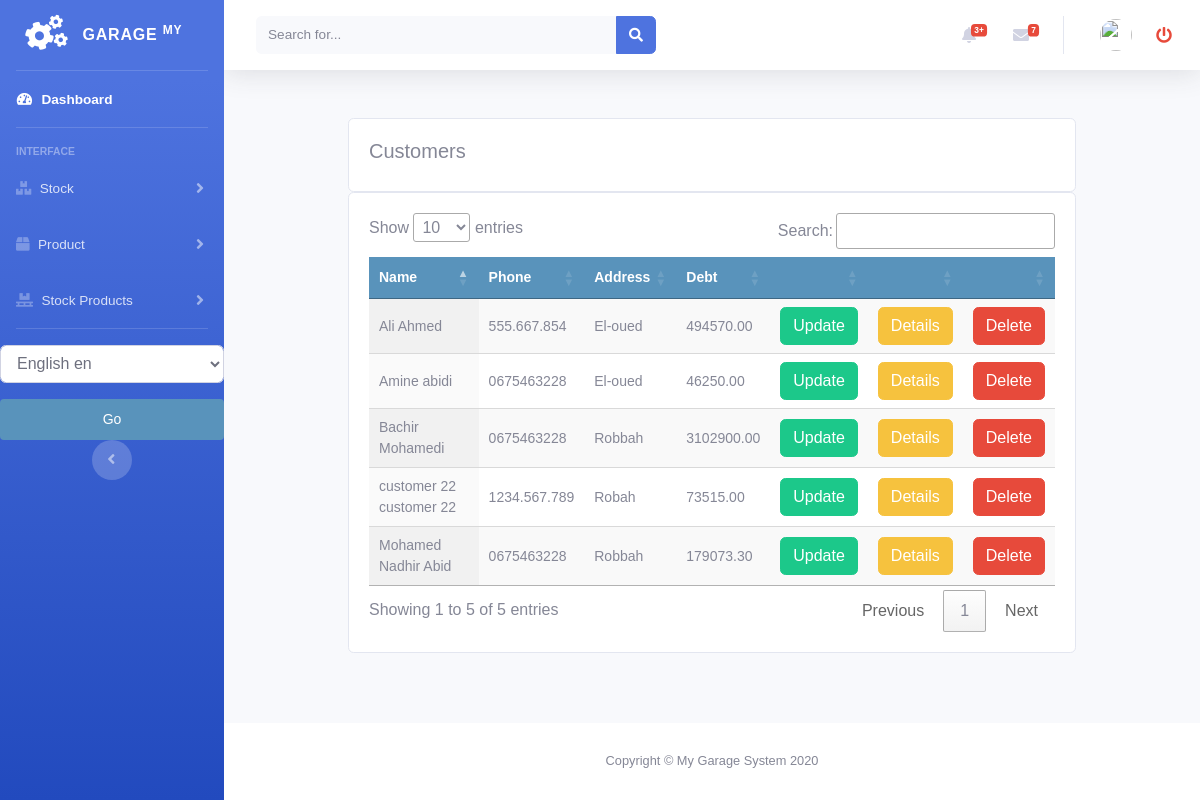
Page /customer/customer_list on the committed database.
### customer/models.py (models this page shows, shortened)
class Customer(models.Model):
    firstname = models.CharField(max_length=250, null=True)
    lastname = models.CharField(max_length=250, null=True)
    address = models.CharField(max_length=200, null=True)
    phone = models.CharField(max_length=200, null=True)
    date_created = models.DateTimeField(auto_now_add=True, null=True)
    date_updated = models.DateTimeField(auto_now=True)
    date_joined = models.DateField(null=True)
    enterprise = models.BooleanField(default=False)
    debt = models.DecimalField(max_digits=10, decimal_places=2, null=True, default=0)
    def get_debt(self):
        return round(sum(order.debt for order in self.orders.filter(customer=self, confirmed=True)), 2)

### sellorder/models.py (models this page shows, shortened)
class Order(models.Model):
    customer = models.ForeignKey(Customer, on_delete=models.DO_NOTHING, related_name="orders")
    vehicle = models.ForeignKey(Vehicle, on_delete=models.DO_NOTHING, null=True, blank=True)
    created = models.DateTimeField(auto_now_add=True)
    updated = models.DateTimeField(auto_now=True)
    debt = models.DecimalField(max_digits=10, decimal_places=2, null=True, blank=True, default=0)
    timbre = models.DecimalField(max_digits=10, decimal_places=2, null=True, blank=True, default=0)
    total_price = models.DecimalField(max_digits=10, decimal_places=2, null=True, blank=True, default=0)
    discount_amount = models.DecimalField(max_digits=10, decimal_places=2, null=True, blank=True, default=0)
    paid = models.BooleanField(default=False)
    order_tva = models.PositiveIntegerField(default=0)
    confirmed = models.BooleanField(default=False)
    factured = models.BooleanField(default=False)
    order_date = models.DateField(null=True, blank=True)
    class Meta:
        ordering = ('-created',)

### customer/views.py (the view)
# urls.py: path('customer_list', views.customer_list, name='customer_list'),
def customer_list(request):
    customers = Customer.objects.only("firstname", "lastname", "phone", "address", "debt",)
    context = {
        'customers': customers
    }
    return render(request, 'customer/list_customer.html', context)

### accounts/templatetags/erpextra.py (called while the page is built)
@register.filter(name='has_group')
def has_group(user, group_name):
    group = Group.objects.get(name=group_name)
    return True if group in user.groups.all() else False

### customer/templates/customer/list_customer.html (shortened to what this page needs)
{% extends 'home.html' %}
{% load static %}
{% load i18n %}
{% block content %}
<br>
<div class="container">
    <div class="row">
        <div class="col-md">
            <div class="card card-body">
                <h5>{% trans "Customers" %}</h5>
            </div>
            <div class="card card-body">
                <table id="table_id" class="display text-center">
                    <thead>
                    <tr>
                        <th>{% trans "Name" %}</th>
                        <th>{% trans "Phone" %}</th>
                        <th>{% trans "Address" %}</th>
                        <th>{% trans "Debt" %}</th>
                        <th></th>
                        <th></th>
                        <th></th>
                    </tr>
                    </thead>
                    <tbody>
                    {% for customer in customers %}
                    <tr>
                        <td>
                            {{customer.firstname}} {{customer.lastname}}
                        </td>
                        <td>
                            {{customer.phone}}
                        </td>
                        <td>
                            {{customer.address}}
                        </td>
                        <td>
                            {{customer.get_debt}}
                        </td>
                        <td>
                            <a class="btn btn-success "
                               href="{% url 'customer:update_customer' customer.id %}">{% trans "Update" %}</a>
                        </td>
                        <td>
                            <a class="btn btn-warning "
                               href="{% url 'customer:customer_detail' customer.id %}">{% trans "Details" %}</a>
                        </td>
                        <td>
                            <a class="btn btn-danger "
                               href="{% url 'customer:delete_customer' customer.id %}">{% trans "Delete" %}</a>
                        </td>
                    </tr>
                    {% endfor %}
                    </tbody>
                </table>
            </div>
        </div>
    </div>
</div>
{% endblock %}
{% block jsscript %}
<link rel="stylesheet" type="text/css" href="https://cdn.datatables.net/1.10.22/css/jquery.dataTables.css">
{% endblock %}

### static/css/main.css (style rules this page uses)
body { margin:0; padding:0; font-family:helvetica, sans-serif; }
h1, h2, h3, h4, h5 , h6 { font-family: 'Ubuntu', sans-serif; font-weight:normal; }
a { text-decoration:none; color:#5993bb; }
table { width:100%; border-spacing:0; border-collapse: collapse; }
table th, table td { text-align:left; font-size:14px; padding:10px; margin:0; }
tbody tr:nth-child(odd) { background:#efefef; }
thead th, tbody tr.total { background:#5993bb; color:#fff; font-weight:bold; }

### rows in the picture
Customer: firstname "Mohamed Nadhir", lastname "Abid", phone "0675463228", address "Robbah", get_debt "179073.30"
Customer: firstname "Bachir", lastname "Mohamedi", phone "0675463228", address "Robbah", get_debt "3102900.00"
Customer: firstname "Amine", lastname "abidi", phone "0675463228", address "El-oued", get_debt "46250.00"
Customer: firstname "Ali", lastname "Ahmed", phone "555.667.854", address "El-oued", get_debt "494570.00"
Customer: firstname "customer 22", lastname "customer 22", phone "1234.567.789", address "Robah", get_debt "73515.00"
